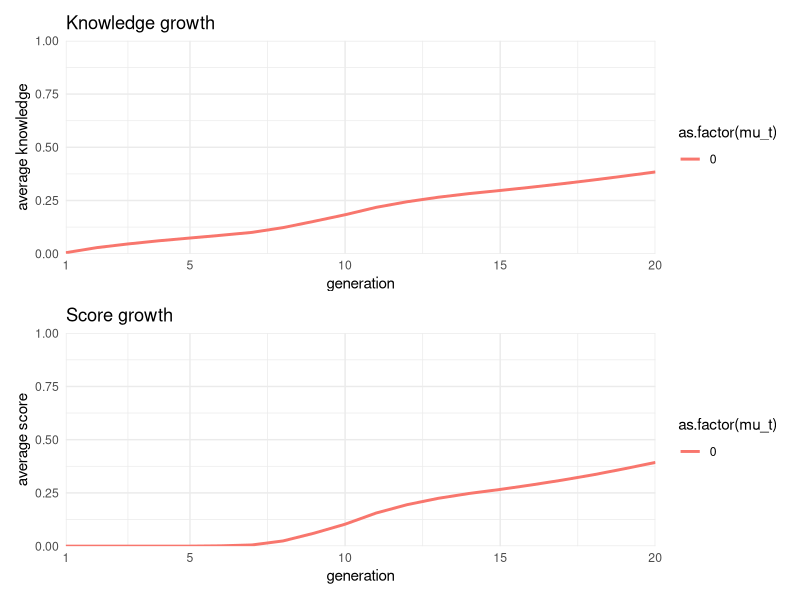
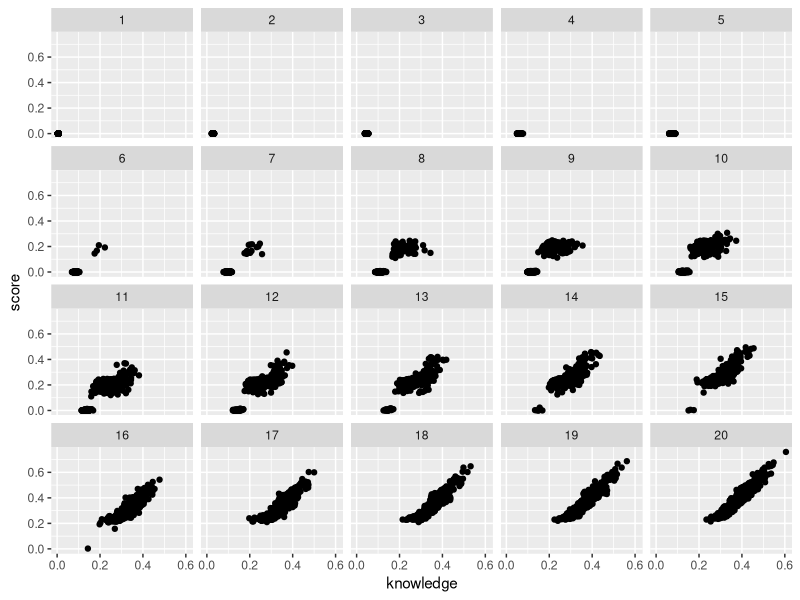

Reproduce these figures in R, in order.
## setup
library(tidyverse)
library(patchwork)
set.seed(37)


## Parameters
n_sim <- 100
pop_size <- 100   # population size
generations <- 20 # number of generations
p_gain <- 0.1     # probability of improving knowledge
sigma_t <- 0.05   # transmission noise sigma
mu_t <- 0         # transmission noise mu


## functions
compute_score <- function(knowledge) {
  # compute score (float) based on knowledge (vector of float)
  scores <- rowMeans(round(knowledge))
  scores
}

bound_knowledge <- function(knowledge) {
  # bound knowledge (list of float) in range [0, 1]
  pmin(pmax(knowledge, 0), 1)
}

improve_knowledge <- function(knowledge, p_gain, pop_size) {
  # randomly improve knowledge (vector of float) by p_gain
  improve <- matrix(runif(pop_size * 4) < p_gain, nrow = pop_size, ncol = 4)
  knowledge[improve] <- knowledge[improve] + runif(sum(improve), 0, 0.1)
  knowledge
}

select_parents <- function(scores, pop_size) {
  # select parent base on scores (vector of float) and pop size (int)
  if (sum(scores) > 0) {
    selection_probs <- scores / max(scores)
  } else {
    selection_probs <- rep(1 / pop_size, pop_size)
  }
  selected_parents <- sample(1:pop_size, pop_size, replace = TRUE, prob = selection_probs)
  selected_parents
}


add_noise <- function(knowledge, pop_size, sigma_t, mu_t){
  # add noise to knowledge vector using random distribution
  knowledge + rnorm(pop_size * 4, mean = mu_t, sd = sigma_t)
}


offspring_inheritance <- function(knowledge, selected_parents, pop_size, sigma_t, mu_t){
  # create offspring knowledge (vector of float) inheriting knowledge from 
  # selected parents (vector of float)
  offspring_knowledge <- knowledge[selected_parents, ]
  offspring_knowledge <- add_noise(offspring_knowledge, pop_size, sigma_t, mu_t)
  offspring_knowledge <- bound_knowledge(offspring_knowledge)
  offspring_knowledge
}

df <- tibble(
  sim = numeric(),
  gen = numeric(),
  mu_t = numeric(),
  score = numeric(),
  know = numeric()
)

# l_p_gain <- seq(0.1, 1, by = 0.1)
# l_mu_t <- c(0, -0.01, -0.05, -0.1, -0.15, -0.2)
l_mu_t <- c(0, 0, 0, 0, 0)


for (mu_t in l_mu_t) {

  for (sim in 1:n_sim) {
    ## data
    gen_score <- numeric(generations)
    gen_know <- numeric(generations)
    
    
    ## initialization
    knowledge <- matrix(0, nrow = pop_size, ncol = 8)
    
    
    ## simulation
    for (gen in 1:generations) {
      # task
      knowledge <- improve_knowledge(knowledge, p_gain, pop_size)
      knowledge <- bound_knowledge(knowledge)
      scores <- compute_score(knowledge)
      
      # selection
      selected_parents <- select_parents(scores, pop_size)
      
      # offspring knowledge inheritance
      offspring_knowledge <- offspring_inheritance(knowledge, selected_parents, pop_size, sigma_t, mu_t)
      
      # data collection
      gen_score[gen] <- mean(scores)
      gen_know[gen] <- mean(rowMeans((knowledge)))
      
      # update the population knowledge for the next generation
      knowledge <- offspring_knowledge
    }
    
    df <- bind_rows(df, tibble(
      sim = rep(sim, generations),
      gen = 1:generations,
      mu_t = rep(mu_t, generations),
      score = gen_score,
      know = gen_know
    ))
  }
}





# plotting
df_plot <- df %>%
  group_by(mu_t, gen) %>%
  summarise(
    score = mean(score),
    know = mean(know),
    mu_t = mean(mu_t)
  )

plot_score <- df_plot %>%
  ggplot( aes(x = gen, y = score, col = as.factor(mu_t))) +
  geom_line(lwd = 1) +
  scale_x_continuous(
    limits = c(1, generations),
    breaks = c(1, generations/4, generations/2, 3*generations/4, generations),
    expand = c(0, 0)
  ) +
  scale_y_continuous(
    limits = c(0, 1),
    breaks = c(0, 0.25, 0.5, 0.75, 1),
    expand = c(0, 0)
  ) +
  labs(
    x = "generation",
    y = "average score",
    title = "Score growth"
  ) +
  theme_minimal()

plot_knowledge <- df_plot %>%
  ggplot( aes(x = gen, y = know, col = as.factor(mu_t))) +
  geom_line(lwd = 1) +
  scale_x_continuous(
    limits = c(1, generations),
    breaks = c(1, generations/4, generations/2, 3*generations/4, generations),
    expand = c(0, 0)
  ) +
  scale_y_continuous(
    limits = c(0, 1),
    breaks = c(0, 0.25, 0.5, 0.75, 1),
    expand = c(0, 0)
  ) +
  labs(
    x = "generation",
    y = "average knowledge",
    title = "Knowledge growth"
  ) +
  theme_minimal()

combined_plot <- plot_knowledge / plot_score
combined_plot




df %>%
  ggplot(aes( x = know, y = score)) +
  geom_point() +
  labs(
    x = "knowledge",
    y = "score"
  ) +
  facet_wrap(~gen)

## plotting
# df_plot <- df %>%
#   group_by(p_gain, gen) %>%
#   summarise(
#     score = mean(score),
#     know = mean(know),
#     p_gain = mean(p_gain)
#   )
# 
# plot_score <- df_plot %>%
#   ggplot( aes(x = gen, y = score, col = as.factor(p_gain))) +
#   geom_line(lwd = 1) +
#   scale_x_continuous(
#     limits = c(1, generations),
#     breaks = c(1, generations/4, generations/2, 3*generations/4, generations),
#     expand = c(0, 0)
#   ) +
#   scale_y_continuous(
#     limits = c(0, 1),
#     breaks = c(0, 0.25, 0.5, 0.75, 1),
#     expand = c(0, 0)
#   ) +
#   labs(
#     x = "generation",
#     y = "average score",
#     title = "Score growth"
#   ) +
#   theme_minimal()
# 
# plot_knowledge <- df_plot %>%
#   ggplot( aes(x = gen, y = know, col = as.factor(p_gain))) +
#   geom_line(lwd = 1) +
#   scale_x_continuous(
#     limits = c(1, generations),
#     breaks = c(1, generations/4, generations/2, 3*generations/4, generations),
#     expand = c(0, 0)
#   ) +
#   scale_y_continuous(
#     limits = c(0, 1),
#     breaks = c(0, 0.25, 0.5, 0.75, 1),
#     expand = c(0, 0)
#   ) +
#   labs(
#     x = "generation",
#     y = "average knowledge",
#     title = "Knowledge growth"
#   ) +
#   theme_minimal()
# 
# combined_plot <- plot_knowledge / plot_score
# combined_plot


# write.csv(df, "data_sweep_mu.csv")
